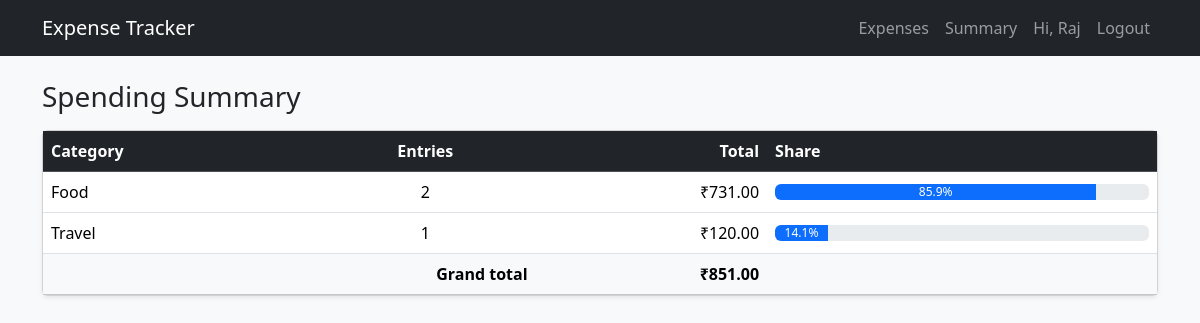
The page /summary (signed in) on the database its author committed.
### tables this page shows
CREATE TABLE expenses (
            id        INTEGER PRIMARY KEY AUTOINCREMENT,
            user_id   INTEGER NOT NULL,
            title     TEXT NOT NULL,
            amount    REAL NOT NULL,
            category  TEXT NOT NULL,
            date      TEXT NOT NULL,
            FOREIGN KEY (user_id) REFERENCES users (id)
        );

### app.py (the view)
@app.route("/summary")
@login_required
def summary():
    db = get_db()
    rows = db.execute(
        "SELECT category, SUM(amount) AS total, COUNT(*) AS count "
        "FROM expenses WHERE user_id = ? "
        "GROUP BY category ORDER BY total DESC",
        (session["user_id"],),
    ).fetchall()
    grand_total = sum(r["total"] for r in rows)
    return render_template("summary.html", rows=rows, grand_total=grand_total)

### app.py (called while the page is built)
def get_db():
    if "db" not in g:
        g.db = sqlite3.connect(DATABASE)
        g.db.row_factory = sqlite3.Row  # lets us use row["title"] instead of row[1]
    return g.db

def login_required(view):
    @wraps(view)
    def wrapped_view(*args, **kwargs):
        if "user_id" not in session:
            flash("Please log in first.", "warning")
            return redirect(url_for("login"))
        return view(*args, **kwargs)
    return wrapped_view

### templates/summary.html (shortened to what this page needs)
{% extends "base.html" %}
{% block content %}
<h3 class="mb-3">Spending Summary</h3>
{% if rows %}
<div class="card shadow-sm">
  <table class="table mb-0 align-middle">
    <thead class="table-dark">
      <tr><th>Category</th><th class="text-center">Entries</th><th class="text-end">Total</th><th style="width:35%">Share</th></tr>
    </thead>
    <tbody>
      {% for r in rows %}
      {% set pct = (r.total / grand_total * 100) if grand_total else 0 %}
      <tr>
        <td>{{ r.category }}</td>
        <td class="text-center">{{ r.count }}</td>
        <td class="text-end">₹{{ "%.2f"|format(r.total) }}</td>
        <td>
          <div class="progress" role="progressbar">
            <div class="progress-bar" style="width: {{ pct|round(1) }}%">{{ pct|round(1) }}%</div>
          </div>
        </td>
      </tr>
      {% endfor %}
    </tbody>
    <tfoot>
      <tr class="table-light fw-bold">
        <td colspan="2" class="text-end">Grand total</td>
        <td class="text-end">₹{{ "%.2f"|format(grand_total) }}</td>
        <td></td>
      </tr>
    </tfoot>
  </table>
</div>
{% else %}
  <div class="alert alert-info">Nothing to summarise yet. Add some expenses first.</div>
{% endif %}
{% endblock %}

### rows shown on the page
expenses: category "Travel", count "1", total "120.00", pct "14.1"

### other values the page prints
{{ session.username }} "Raj"
{{ r.category }} "Food"
{{ r.count }} "2"
{{ "%.2f"|format(r.total) }} "731.00"
{{ pct|round(1) }} "85.9"
{{ "%.2f"|format(grand_total) }} "851.00"
